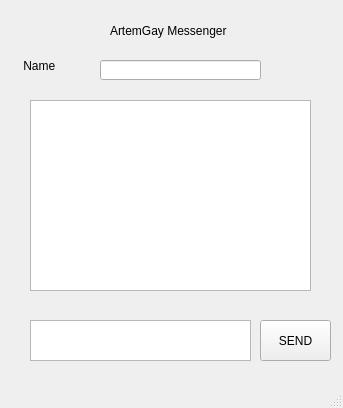
<?xml version="1.0" encoding="UTF-8"?>
<ui version="4.0">
 <class>MainWindow</class>
 <widget class="QMainWindow" name="MainWindow">
  <property name="geometry">
   <rect>
    <x>0</x>
    <y>0</y>
    <width>343</width>
    <height>408</height>
   </rect>
  </property>
  <property name="windowTitle">
   <string>MainWindow</string>
  </property>
  <widget class="QWidget" name="centralwidget">
   <widget class="QLabel" name="label">
    <property name="geometry">
     <rect>
      <x>110</x>
      <y>20</y>
      <width>261</width>
      <height>21</height>
     </rect>
    </property>
    <property name="font">
     <font>
      <pointsize>9</pointsize>
     </font>
    </property>
    <property name="text">
     <string>ArtemGay Messenger</string>
    </property>
   </widget>
   <widget class="QLineEdit" name="name">
    <property name="geometry">
     <rect>
      <x>100</x>
      <y>60</y>
      <width>161</width>
      <height>20</height>
     </rect>
    </property>
   </widget>
   <widget class="QLabel" name="label_2">
    <property name="geometry">
     <rect>
      <x>20</x>
      <y>50</y>
      <width>61</width>
      <height>31</height>
     </rect>
    </property>
    <property name="text">
     <string> Name</string>
    </property>
   </widget>
   <widget class="QTextBrowser" name="messages">
    <property name="geometry">
     <rect>
      <x>30</x>
      <y>100</y>
      <width>281</width>
      <height>191</height>
     </rect>
    </property>
   </widget>
   <widget class="QTextEdit" name="text">
    <property name="geometry">
     <rect>
      <x>30</x>
      <y>320</y>
      <width>221</width>
      <height>41</height>
     </rect>
    </property>
   </widget>
   <widget class="QPushButton" name="send">
    <property name="geometry">
     <rect>
      <x>260</x>
      <y>320</y>
      <width>71</width>
      <height>41</height>
     </rect>
    </property>
    <property name="text">
     <string>SEND</string>
    </property>
   </widget>
  </widget>
  <widget class="QStatusBar" name="statusbar"/>
 </widget>
 <resources/>
 <connections/>
</ui>
